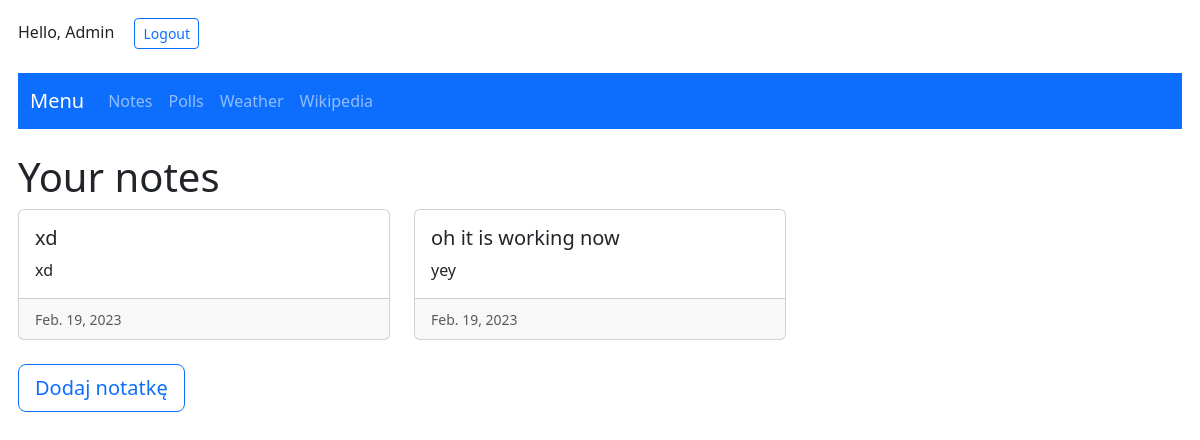
The page /notes/ (signed in) on the database its author committed.
### notes/models.py (models this page shows, shortened)
class Note(models.Model):
    userid = models.IntegerField(default='0')
    title = models.CharField(max_length=100)
    date = models.DateField()
    content = models.TextField(default='Notatka...')

### notes/views.py (the view)
# urls.py: path('notes/', home_view),
def home_view(request):
    if request.user.is_authenticated:
        note = Note.objects.filter(userid = request.user.id)
    else:
        messages.info(request, "You must be logged in to access this content.")
        note = ' '
    template_name = "notes/notes.html"
    context = {
        'user_notes': note
    }
    return render(request, template_name, context)

### notes/templates/notes/notes.html
{% extends 'notes/index.html' %}
{%block content%}
{% if request.user.is_authenticated %}
<h1>Your notes</h1>
<div class="row row-cols-1 row-cols-md-3 g-4">
{% for note in user_notes %}
  <div class="col">
    <div class="card h-100">
      <div class="card-body">
        <h5 class="card-title">{{ note.title }}</h5>
        <p class="card-text">{{ note.content }}</p>
      </div>
      <div class="card-footer">
        <small class="text-muted">{{ note.date }}</small>
      </div>
    </div>
  </div>
  {% endfor %}
</div>
<br>
<a href="./newnote" class="btn btn-outline-primary btn-lg" role="button"> Dodaj notatkę</a>
{% else %}
{% include 'login/nologin.html' %}
{% endif %}
{%endblock%}

### templates/logincheck.html
{%if request.user.is_authenticated %}
Hello, {{request.user}} &emsp;<a class="btn btn-outline-primary btn-sm" href="../login/signout" role="button">Logout</a>
{%else%}
You are not logged in &emsp;<a class="btn btn-outline-primary btn-sm" href="../login/" role="button">Login</a>
{%endif%}
<br>

### rows shown on the page
Note: title "xd", content "xd", date "Feb. 19, 2023"
Note: title "oh it is working now", content "yey", date "Feb. 19, 2023"

### other values the page prints
{{ request.user }} "Admin"
